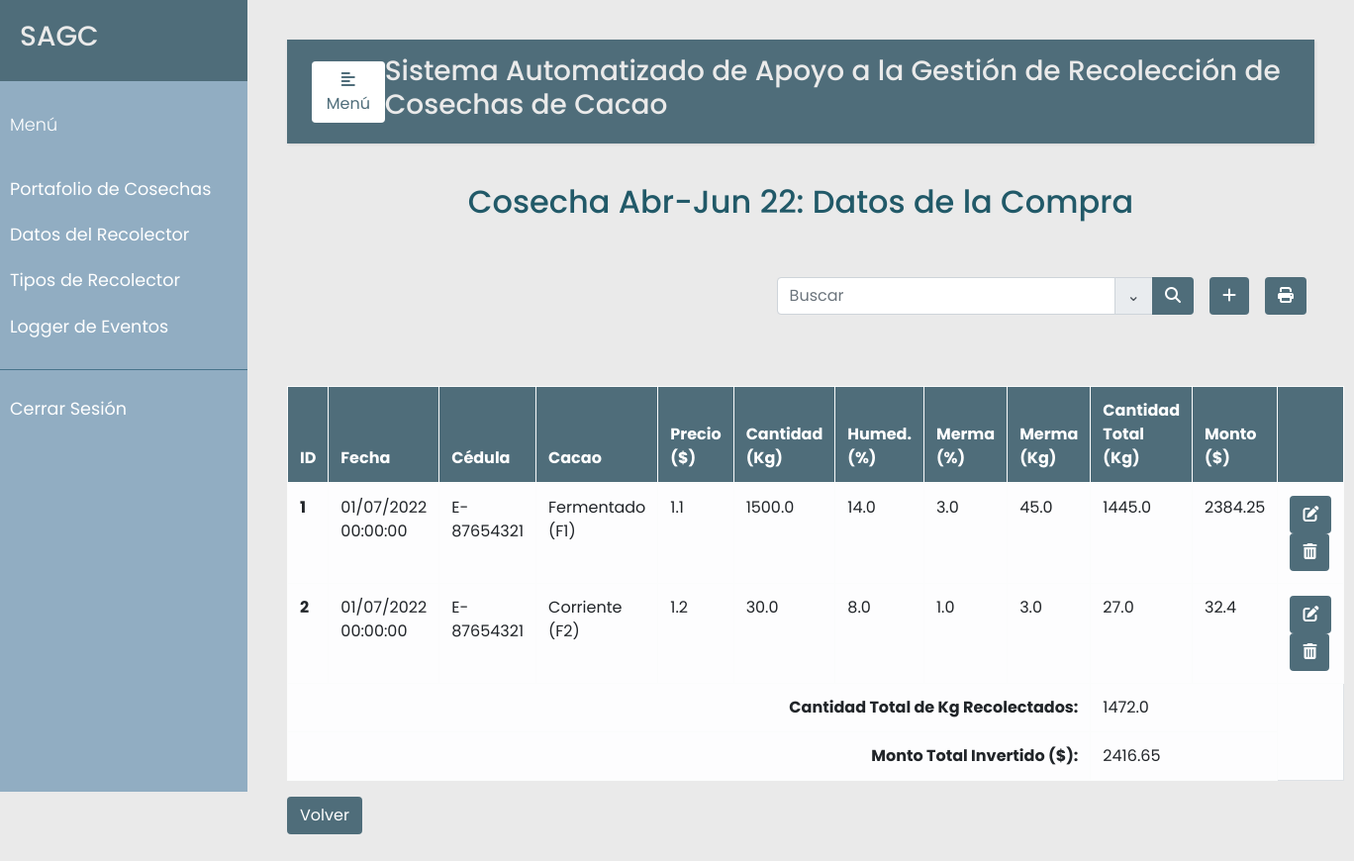
Before: /cosecha/2/compras (signed in) with the older database file.
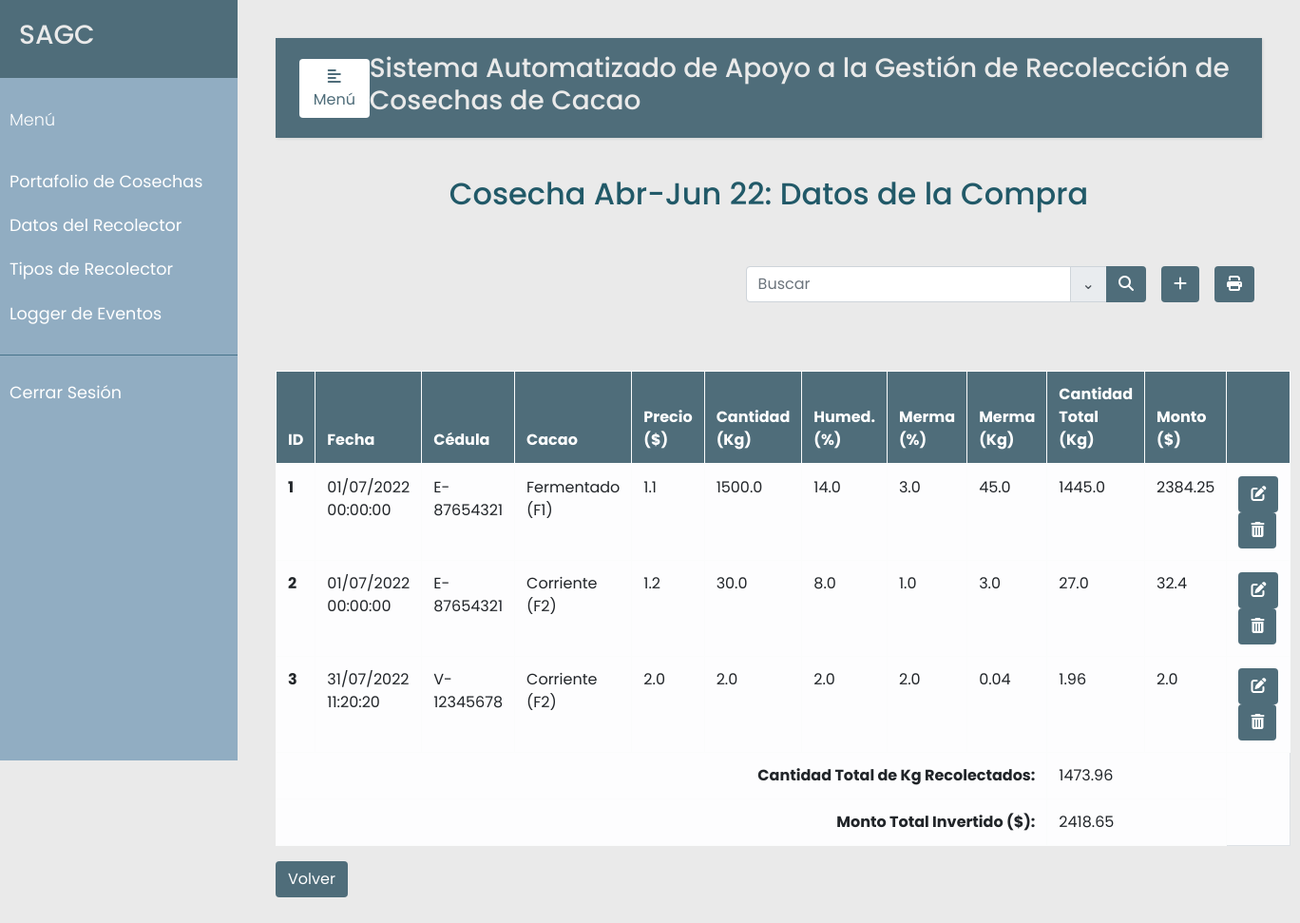
After: the same page with the newer database file.
### src/models.py (models this page shows, shortened)
class Cosecha(db.Model):
    __tablename__ = 'cosechas'
    id = db.Column(db.Integer, primary_key=True)
    descripcion = db.Column(db.String(120), unique=True)
    inicio = db.Column(db.DateTime, nullable=False)
    cierre = db.Column(db.DateTime, nullable=False)
    estado = db.Column(db.Boolean, default=True)
    compras = db.relationship('Compra', backref='cosechas')
    financias = db.relationship('Financia', backref='cosechas')

class Compra(db.Model):
    __tablename__ = 'compras'
    id = db.Column(db.Integer, primary_key=True)
    cosecha_id = db.Column(db.Integer, db.ForeignKey('cosechas.id'), nullable=False)
    recolector_id = db.Column(db.Integer, db.ForeignKey('recolectores.id'), nullable=False)
    fecha = db.Column(db.DateTime, nullable=False)
    clase_cacao = db.Column(db.String(120), nullable=False)
    precio = db.Column(db.Float, nullable=False)
    cantidad = db.Column(db.Float, nullable=False)
    humedad = db.Column(db.Float, nullable=False)
    merma_porcentaje = db.Column(db.Float, nullable=False)
    merma_kg = db.Column(db.Float, nullable=False)
    cantidad_total = db.Column(db.Float, nullable=False)
    monto = db.Column(db.Float, nullable=False)
    observacion = db.Column(db.String(120))
    almendra = db.Column(db.Boolean, default=False)     # True si es verde

class Recolector(db.Model):
    __tablename__ = 'recolectores'
    id = db.Column(db.Integer, primary_key=True)
    ci = db.Column(db.String(30), nullable=False, unique=True)
    nombre = db.Column(db.String(30), nullable=False)
    apellido = db.Column(db.String(30), nullable=False)
    telefono = db.Column(db.String(12), nullable=False)
    celular = db.Column(db.String(12), nullable=False)
    tipo_prod = db.Column(db.Integer, db.ForeignKey('tipo_prod.id'), nullable=False) # ForeignKey debe estar el nombre de la tabla a linkear
    direccion1= db.Column(db.String(120), nullable=False)
    direccion2 = db.Column(db.String(120))
    compras = db.relationship('Compra', backref='recolectores')
    financias = db.relationship('Financia', backref='recolectores')

### src/compras.py (the view, shortened to what this page needs)
@app.route("/cosecha/<cosecha_id>/<tipo>", methods=['GET', 'POST'])
@login_required
def compras(cosecha_id, tipo):
    error=None
    compras = Compra.query.filter_by(cosecha_id=cosecha_id).all()
    recolectores = Recolector.query.all()
    total_cantidad = sum(compra.cantidad_total for compra in compras)
    total_monto = sum(compra.monto for compra in compras)
    cosecha = Cosecha.query.filter_by(id=cosecha_id).first()
    error = verificar_cosecha_exists(cosecha_id, tipo, cosecha)
    if error is not None:
        cosechas = Cosecha.query.all()
        return render_template('cosecha.html', error=error, cosechas=cosechas)
    hide = True if tipo == "listar" else False
    return render_template('compras.html', error=error, cosecha=cosecha, compras=compras, recolectores=recolectores,
                           total_cantidad=total_cantidad, total_monto=total_monto, hide=hide)

### src/decoradores.py (called while the page is built)
def login_required(f):
    @wraps(f)
    def wrap(*args, **kwargs):
        if 'logged_in' in session:
            return f(*args, **kwargs)
        else:
            flash('Necesitas iniciar sesión primero')
            return redirect(url_for('login'))
    return wrap

### src/verificadores.py (called while the page is built)
def verificar_cosecha_exists(id, tipo, cosecha):
    error = None
    if cosecha is None or (not cosecha.estado and tipo=='compras'):
        error = "La cosecha no está habilitada"
        if cosecha is None:
            return "La cosecha no se encuentra registrada. Registre la cosecha antes de realiza la compra."
    return error

### templates/compras.html (shortened to what this page needs)
{% extends "base.html" %}
{% set active_page = "compras" %}
{% block content %}
  <p class="text-center h2 fw-bold mb-5 mx-1 mx-md-4 mt-4" id="Nombre-Cosecha">{{ cosecha.descripcion }}: Datos de la Compra</p>
  <form {% if not hide %} action= '/cosecha/{{ cosecha.id }}/compras/search' {% else %} action= '/cosecha/{{ cosecha.id }}/listar/search' {% endif %}
  method="post" style="justify-content: flex-end">
    <div class="d-flex flex-row-reverse bd-highlight">
      <div class="p-2 bd-highlight">
        <button type="button" id="printer" class="btn" style="color:#fff; background-color:#4F6D7A;">
          <i class="fa fa-print" aria-hidden="true"></i>
        </button>
      </div>
      {% if not hide %}
      <div class="p-2 bd-highlight">
        <button type="button" class="btn" style="color:#fff; background-color:#4F6D7A;" data-toggle="modal" data-target="#exampleModalLong">
          <i class="fa-solid fa-plus"></i>
        </button>
      </div>
      {% endif %}
      <div class="p-2 bd-highlight">
          <div class="input-group mb-3">
              <input type="text" class="form-control" placeholder="Buscar" aria-label="Buscar" name="search_compra" value="{{request.form.search_compra}}">
              <div class="input-group-append">
                <span class="input-group-text" id="basic-addon1"><a data-toggle="collapse" href="#collapse1"> ⌄ </a></span>
              </div>
              <div class="input-group-append">
                <button type="submit" id="search_compra" name="action-type" value="search" class="btn" style="color:#fff; background-color:#4F6D7A";>
                  <i class="fas fa-search" aria-hidden="true"></i>
                </button>
              </div>
          </div>
      </div>
    </div>
</form>
  <br/>
  <br>
  <table class="table table-bordered table-light table-hover" id="tabla_cosechas">
    <thead>
      <tr>
        <th scope="col">ID</th>
        <th scope="col">Fecha</th>
        <th scope="col">Cédula</th>
        <th scope="col">Cacao</th>
        <th scope="col">Precio <br> ($)</th>
        <th scope="col">Cantidad <br> (Kg)</th>
        <th scope="col">Humed. <br> (%)</th>
        <th scope="col">Merma <br> (%)</th>
        <th scope="col">Merma <br> (Kg)</th>
        <th scope="col">Cantidad <br> Total (Kg)</th>
        <th scope="col">Monto ($)</th>
        {% if not hide %}
        <th scope="col" class="print-delete" ></th>
        {% endif %}
      </tr>
    </thead>
    <tbody>
      {% for u in compras %}
      <tr>
        <th scope="row">{{ loop.index }}</th>
        <td>{{u.fecha.strftime("%d/%m/%Y %H:%M:%S")}}</td>
        <td>{{u.recolectores.ci }}</td>
        <td>{{u.clase_cacao}}</td>
        <td>{{u.precio}}</td>
        <td>{{u.cantidad}}</td>
        <td>{{u.humedad}}</td>
        <td>{{u.merma_porcentaje}}</td>
        <td>{{u.merma_kg}}</td>
        <td>{{u.cantidad_total}}</td>
        <td>{{u.monto}}</td>
        {% if not hide %}
        <td class="print-delete" >
          <button type="button" class="btn action" data-toggle="modal" data-target="#edit-modal-{{u.id}}">
            <i class="fas fa-edit"></i>
          </button>
          <button type="button" class="btn action" data-toggle="modal" data-target="#delete-modal-{{u.id}}">
            <i class="fas fa-trash-alt"></i>
          </button>
        </td>
        {% endif %}
      </tr>
      {% endfor %}
      <tr>
        <th scope="row" colspan="9" style="text-align: right;">Cantidad Total de Kg Recolectados:</th>
        <td colspan="2">{{ total_cantidad }}</td>
      </tr>
      <tr>
        <th scope="row" colspan="9" style="text-align: right;">Monto Total Invertido ($):</th>
        <td colspan="2">{{ total_monto }}</td>
      </tr>
    </tbody>
  </table>
  <div class="row">
    <div class="col-md-12">
      <a href="/cosecha" class="btn action">Volver</a>
    </div>
  </div>
{% endblock %}

### templates/base.html (shortened to what this page needs)
<!DOCTYPE html>
<html lang="en">
<head>
    <link rel="stylesheet" href="https://cdn.jsdelivr.net/npm/bootstrap@4.3.1/dist/css/bootstrap.min.css">
    <link rel="stylesheet" href="{{ url_for('static', filename='../static/css/styles.css') }}">
    <link rel="stylesheet" href="https://cdnjs.cloudflare.com/ajax/libs/malihu-custom-scrollbar-plugin/3.1.5/jquery.mCustomScrollbar.min.css">
    <link rel="stylesheet" href="https://cdnjs.cloudflare.com/ajax/libs/font-awesome/6.1.1/css/all.min.css" />
</head>
<body>
    <div class="wrapper">
        <nav id="sidebar">
            <div class="sidebar-header"> <h3>SAGC</h3> </div>
            <ul class="list-unstyled components">
                <p>Menú</p>
                {% if session['logged_in'] %}
                    <li class="nav-item {% if active_page == 'cosecha' %}active{% endif %}">
                    <a class="nav-link" href="{{url_for('cosecha')}}">Portafolio de Cosechas</a>
                    </li>
                    {% if session['rol_analyst'] %}
                    <li class="nav-item {% if active_page == 'recolector' %}active{% endif %}">
                    <a class="nav-link" href="{{url_for('recolector')}}">Datos del Recolector</a>
                    </li>
                    <li class="nav-item {% if active_page == 'tipo_recolector' %}active{% endif %}">
                    <a class="nav-link" href="{{url_for('tipo_recolector')}}">Tipos de Recolector</a>
                    </li>
                    {% endif %}
                    <li class="nav-item {% if active_page == 'eventos' %}active{% endif %}">
                    <a class="nav-link" href="{{url_for('eventos')}}">Logger de Eventos</a>
                    </li>
                {% endif %}
            </ul>
            {% if session['logged_in'] %}
            <ul class="list-unstyled others">
                    <li class="nav-item">
                    <a class="nav-link" href="{{url_for('logout')}}">Cerrar Sesión</a>
                    </li>
            </ul>
            {% endif %}
        </nav>
        <div id="content">
            <nav class="navbar navbar-expand-lg" style="background-color:#4F6D7A;">
                <div class="container-fluid">
                    <button type="button" id="sidebarCollapse" class="btn" style="background-color:#fff; color: #4F6D7A;">
                        <i class="fas fa-align-left"></i>
                        <span>Menú</span>
                    </button>
                    <h3>Sistema Automatizado de Apoyo a la Gestión de Recolección de Cosechas de Cacao</h3>
                </div>
            </nav>
            {% block content %}
            {% endblock %}
        </div>
    </div>
</body>
</html>

### static/css/styles.css (style rules this page uses)
body { font-family: 'Poppins', sans-serif; background: #EAEAEA; }
p { font-family: 'Poppins', sans-serif; font-size: 1.1em; font-weight: 300; line-height: 1.7em; color: #215968; }
h3 { color: #EAEAEA; }
a, a:hover, a:focus { color: inherit; text-decoration: none; transition: all 0.3s; }
.navbar { padding: 15px 10px; background: #fff; border: none; border-radius: 0; margin-bottom: 40px; box-shadow: 1px 1px 3px rgba(0, 0, 0, 0.1); }
.wrapper { display: flex; width: 100%; }
#sidebar { width: 250px; position: fixed; top: 0; left: 0; height: 100vh; z-index: 999; background: #91ADC2; color: #fff; transition: all 0.3s; }
#sidebar .sidebar-header { padding: 20px; background: #4F6D7A; }
#sidebar ul.components { padding: 20px 0; border-bottom: 1px solid #47748b; }
#sidebar ul p { color: #fff; padding: 10px; }
#sidebar ul li a { padding: 10px; font-size: 1.1em; display: block; }
a[data-toggle="collapse"] { position: relative; }
#content { width: calc(100% - 250px); padding: 40px; min-height: 100vh; transition: all 0.3s; position: absolute; top: 0; right: 0; }
.btn.action { color:#fff; background-color:#4F6D7A; }
thead { color:#fff; background-color:#4F6D7A; }

Changed rows visible on the page:
added Compra: fecha "31/07/2022 11:20:20", recolectores.ci "V-12345678", clase_cacao "Corriente (F2)", precio "2.0", cantidad "2.0", humedad "2.0", merma_porcentaje "2.0", merma_kg "0.04", cantidad_total "1.96", monto "2.0"
Other visible differences:
{{ total_cantidad }}: "1472.0" → "1473.96"
{{ total_monto }}: "2416.65" → "2418.65"
